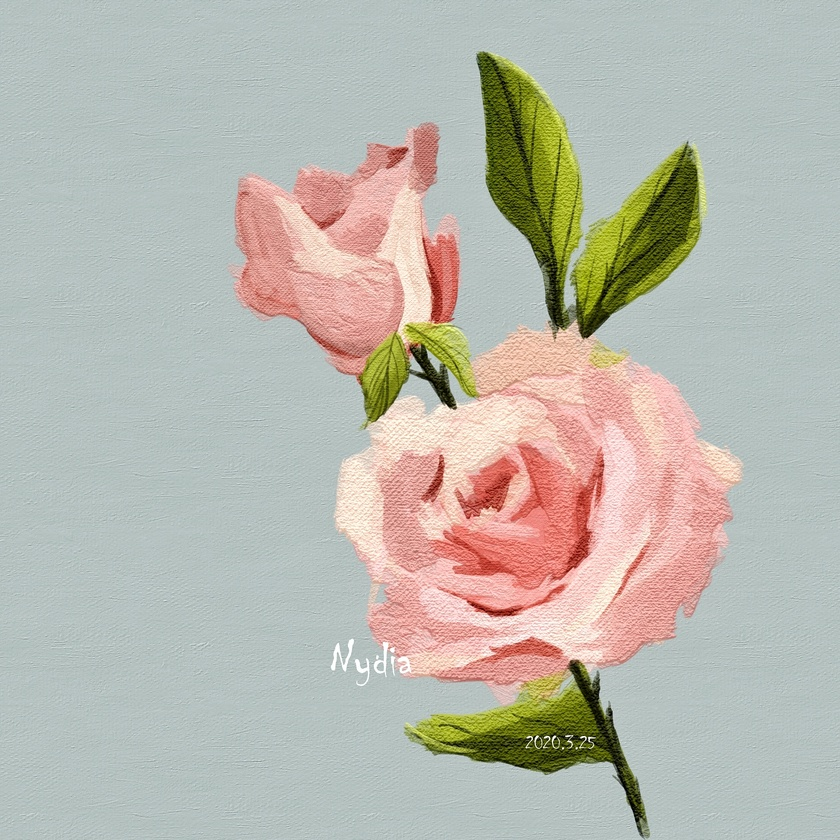
#> input picture 实验二：图像的数字化/rose.jpg, 840 x 840 px, shrunk from 2219 x 2219 before the run
$ python demo2_3.py
#> lines starting #> are read from the running program, lines starting #| are printed output that depends on the picture
import cv2
import numpy as np
import matplotlib.pyplot
matplotlib.use('TkAgg')
import matplotlib.pyplot as plt
import matplotlib

# 设置中文字体
matplotlib.rcParams['font.sans-serif'] = ['SimHei']
matplotlib.rcParams['font.family'] = 'sans-serif'

# 读取彩色图像
image = cv2.imread('rose.jpg')  # 彩色图像
#> image is the input picture: shape (840, 840, 3); mean B, G, R 174.6, 184.1, 185.9

# 将彩色图像转化为灰度图像
gray_image = cv2.cvtColor(image, cv2.COLOR_BGR2GRAY)
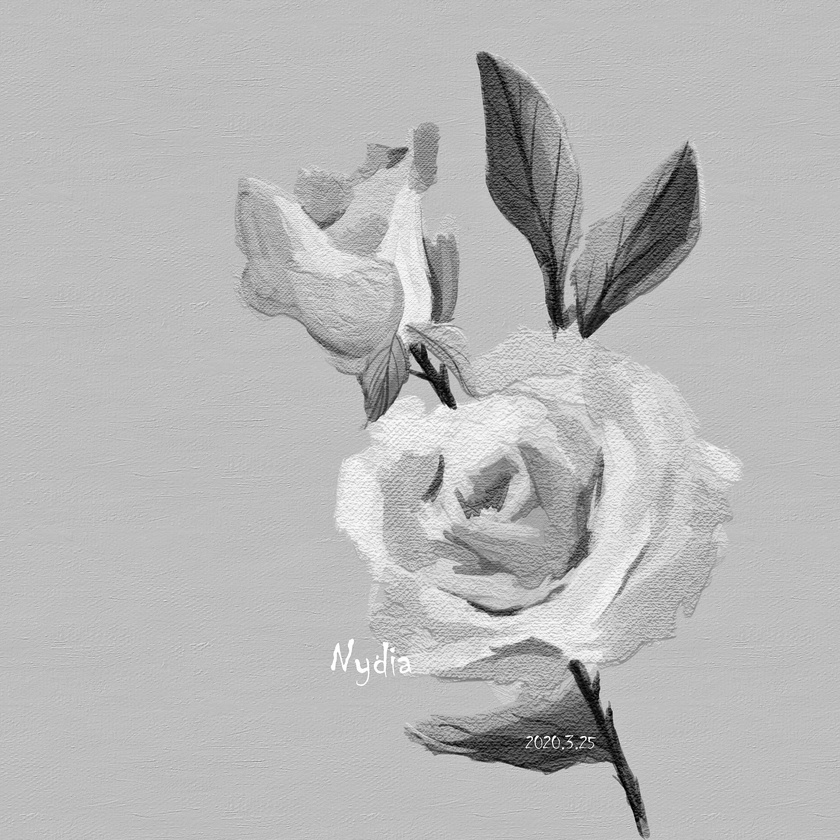
#> gray_image: shape (840, 840); min 1, max 255, mean 183.4
w = gray_image.shape[0]
#> w = 840
h =gray_image.shape[1]
#> h = 840
print(w,h)
#| 840 840
# 设置采样因子和量化级数
factor = 4
quantization_levels = 16

# 采样处理
sampled_image = gray_image[::factor, ::factor]
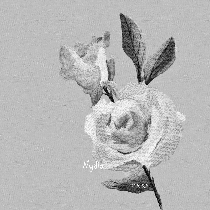
#> sampled_image: shape (210, 210); min 1, max 255, mean 183.3

# 量化处理
step = 256 // quantization_levels
quantized_image = (sampled_image // step) * step

# 创建子图显示结果
plt.figure(figsize=(12, 6))

# 显示原始灰度图像
plt.subplot(1, 3, 1)
plt.imshow(gray_image, cmap='gray')
plt.title('原始灰度图像')
plt.axis('off')

# 显示采样后的图像
plt.subplot(1, 3, 2)
plt.imshow(sampled_image, cmap='gray')
plt.title(f'{w//factor}×{h//factor}')
plt.axis('off')

# 显示量化后的图像
plt.subplot(1, 3, 3)
plt.imshow(quantized_image, cmap='gray')
plt.title(f'量化级数: {quantization_levels}')
plt.axis('off')

# 显示图像
plt.tight_layout()
plt.show()
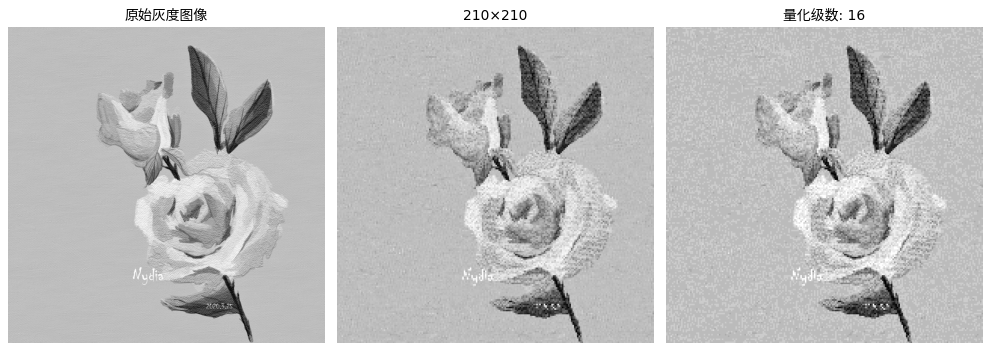
#> figure drawn by matplotlib, 3 panels
